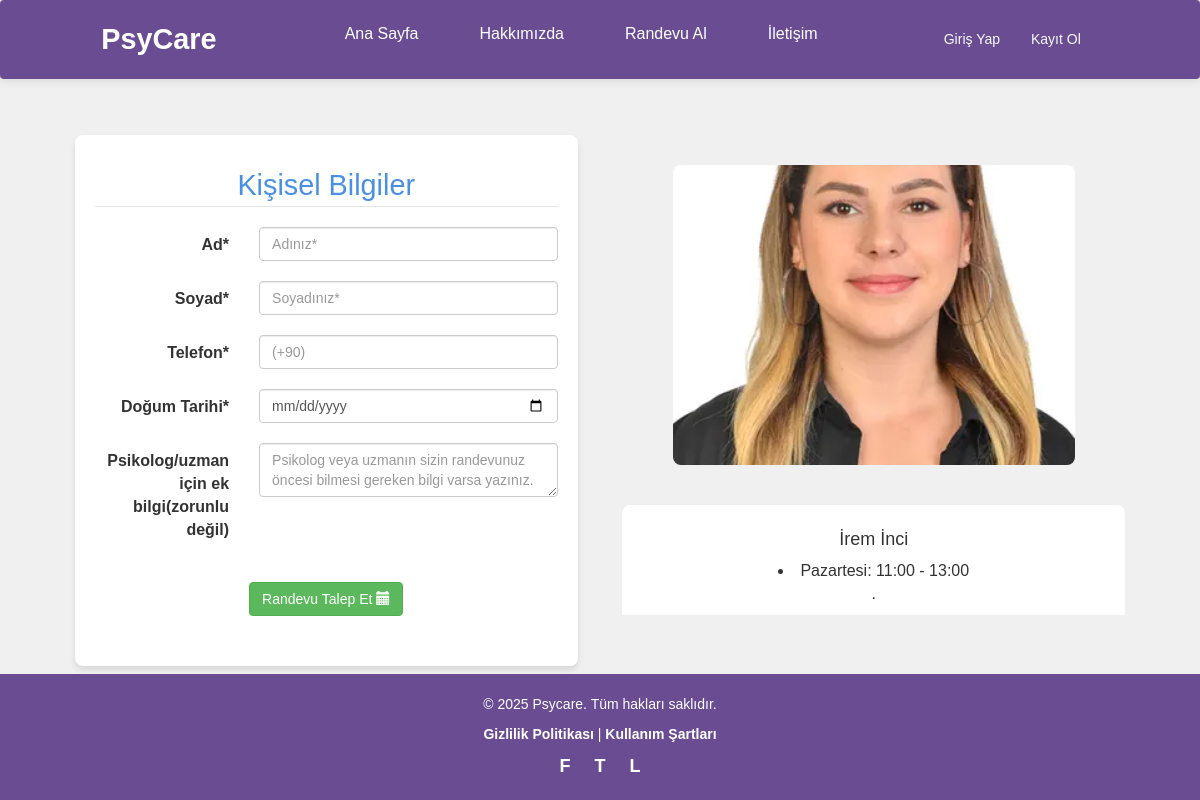
/danisman/randevu/5, run on the app's committed database.
### danisman/models.py (models this page shows, shortened)
class Danisman(models.Model):
    title = models.CharField(max_length=100)  # Danışmanın unvanı (ör. Dr., Prof., vb.)
    full_name = models.CharField(max_length=255)  # Danışmanın tam adı
    specialization = models.CharField(max_length=255)  # Danışmanın uzmanlık alanı (ör. Psikolog, Terapi, vb.)
    fee = models.DecimalField(max_digits=10, decimal_places=2)  # Danışmanlık ücretini saklamak için (ör. 150.00)
    profile_picture = models.ImageField(upload_to='consultant_images/', blank=True, null=True)  # Profil fotoğrafı (isteğe bağlı)
    bio = models.TextField(blank=True, null=True)  # Danışman hakkında açıklamalar
    created_at = models.DateTimeField(auto_now_add=True)  # Kaydın oluşturulma zamanı
    updated_at = models.DateTimeField(auto_now=True)  # Kaydın son güncellenme zamanı
    class Meta:
        ordering = ['full_name']

class Uygunluk(models.Model):
    psychologist = models.ForeignKey(Danisman, on_delete=models.CASCADE, related_name="availabilities")
    day_of_week = models.CharField(max_length=10)  # Example: Monday, Tuesday, etc.
    start_time = models.DateTimeField()
    end_time = models.DateTimeField()
    class Meta:
        unique_together = ('psychologist', 'day_of_week', 'start_time')

### danisman/views.py (the view, shortened to what this page needs)
# urls.py: path('randevu/<int:danisman_id>' , views.danisman_randevu, name='danisman_randevu'),
def danisman_randevu(request , danisman_id):
    danisman = get_object_or_404(Danisman , pk = danisman_id)
    context = {
            'danisman' : danisman
        }
    return render(request , 'danismanbilgi/danisman_randevu.html' , context)

### templates/danismanbilgi/danisman_randevu.html (shortened to what this page needs)
{% extends 'layout.html' %}
{% load static %}
{% block content %}
<div class="container">
    <div class="row">
        <div class="col-md-6">
            <form class="form-horizontal" action=" " method="POST" id="contact_form">
                <fieldset>
                    <legend class="text-center">Kişisel Bilgiler</legend>
                    <div class="form-group">
                        <label class="col-md-4 control-label">Ad*</label>
                        <div class="col-md-8">
                            <input name="first_name" placeholder="Adınız*" class="form-control" type="text" required>
                        </div>
                    </div>
                    <div class="form-group">
                        <label class="col-md-4 control-label">Soyad*</label>
                        <div class="col-md-8">
                            <input name="last_name" placeholder="Soyadınız*" class="form-control" type="text" required>
                        </div>
                    </div>
                    <div class="form-group">
                        <label class="col-md-4 control-label">Telefon*</label>
                        <div class="col-md-8">
                            <input name="phone" placeholder="(+90)" inputmode="numeric" pattern="[0-9]+" class="form-control" type="tel" required>
                        </div>
                    </div>
                    <div class="form-group">
                        <label class="col-md-4 control-label">Doğum Tarihi*</label>
                        <div class="col-md-8">
                            <input name="date" class="form-control" type="date" required>
                        </div>
                    </div>
                    <div class="form-group">
                        <label class="col-md-4 control-label">Psikolog/uzman için ek bilgi(zorunlu değil)</label>
                        <div class="col-md-8">
                            <textarea class="form-control" name="comment" placeholder="Psikolog veya uzmanın sizin randevunuz öncesi bilmesi gereken bilgi varsa yazınız."></textarea>
                        </div>
                    </div>
                    <div class="form-group text-center">
                        <button type="submit" class="btn btn-success">
                            Randevu Talep Et <i class="glyphicon glyphicon-calendar"></i>
                        </button>
                    </div>
                </fieldset>
            </form>
        </div>
        <div class="col-md-6">
            <div class="image-container">
                <img src="{{danisman.profile_picture.url}}" alt="Danışman Resmi">
                <div class="image-card">
                    <h4>{{danisman.full_name}}</h4>
                    <p>{% for uygunluk in danisman.availabilities.all %}
                        <li class="availability-item">
                            <span class="day-of-week">{{ uygunluk.day_of_week }}:</span>
                            <span class="time-range">
                                {{ uygunluk.start_time|date:"H:i" }} - {{ uygunluk.end_time|date:"H:i" }}
                            </span>
                        </li>
                    {% empty %}
                        <li>Bu psikolog için uygunluk saatleri belirlenmemiş.</li>
                    {% endfor %}.</p>
                </div>
            </div>
        </div>
    </div>
</div>
{% endblock %}

### static/css/style.css (style rules this page uses)
* { margin: 0; padding: 0; box-sizing: border-box; font-family: 'Arial', sans-serif; }
body { background-color: #f0f0f0 !important; color: #333333; font-size: 16px; padding-top: 50px; }

### templates/partial/_header.html (style rules this page uses)
* { margin: 0; padding: 0; box-sizing: border-box; font-family: 'Arial', sans-serif; }
body { background-color: #f0f0f0 !important; color: #333333; font-size: 16px; padding-top: 50px; }

### templates/danismanbilgi/danisman_randevu.html (style rules this page uses)
body { font-family: 'Arial', sans-serif; background-color: #f4f4f9; padding-top: 70px; display: flex; flex-direction: column; min-height: 100vh; }
#contact_form { background-color: #ffffff; padding: 30px 20px; border-radius: 8px; box-shadow: 0px 4px 6px rgba(0, 0, 0, 0.1); margin-top: 50px; margin-bottom: 50px; }
#contact_form .form-group { margin-bottom: 20px; }
#contact_form button[type="submit"] { margin-top: 20px; }
#contact_form legend { font-size: 1.8em; color: #4a90e2; }
label { color: #333; }
.container { display: flex; flex-wrap: wrap; justify-content: center; }
.row { display: flex; justify-content: space-between; align-items: center; width: 100%; flex-wrap: wrap; }
.col-md-6 { padding: 15px; flex: 1; max-width: 48%; margin-bottom: 30px; }
.image-container { position: relative; width: 100%; text-align: center; margin-bottom: 20px; max-height: 450px; overflow: hidden; }
.image-container img { width: 80%; max-height: 300px; height: auto; border-radius: 8px; object-fit: cover; margin-bottom: 20px; }
.image-card { background-color: white; border-radius: 8px; padding: 15px; box-shadow: 0px 4px 6px rgba(0, 0, 0, 0.1); margin-top: 20px; text-align: center; }
.image-card p { font-size: 1.1em; color: #333; margin-top: 10px; }
body { display: flex; flex-direction: column; min-height: 100vh; }

### data on the page
Danisman: profile_picture (picture), full_name "İrem İnci"
Uygunluk: day_of_week "Pazartesi", start_time "11:00", end_time "13:00"
